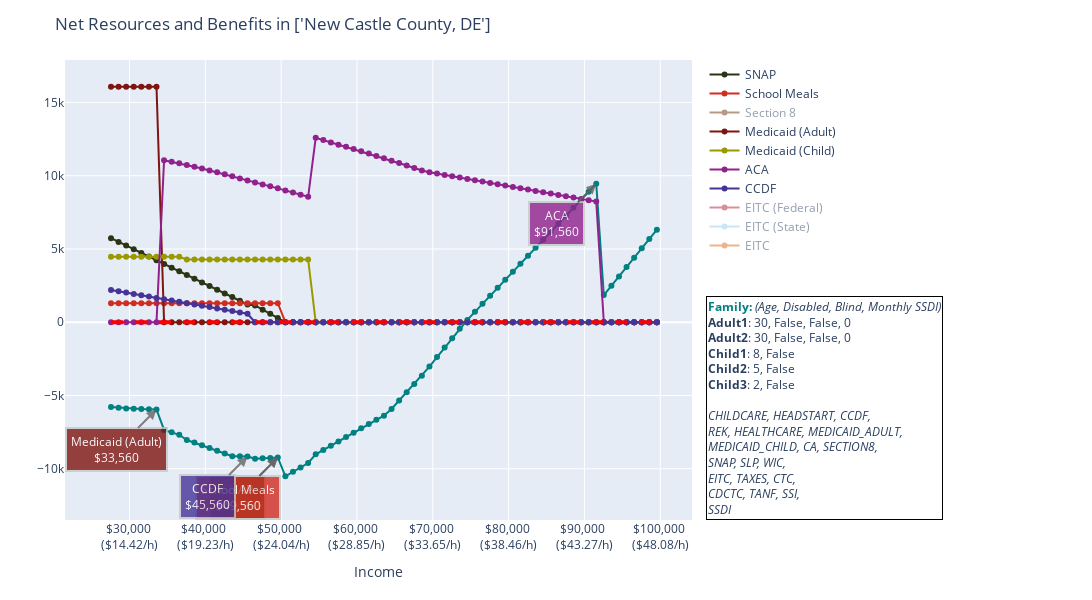

Notebook code for this chart:
### Code cell
def plot_single_profile(df, color, title=None, after_tax=False, plot_derivative=False, hide_benefits=False, legend_text=None): 
    """Plot a single profile along with its cliff-causing benefits programs"""

    x_var = 'income' if not after_tax else 'AfterTaxIncome' 

    ## Base Plot (NetResources)
    fig = px.line(df, x=x_var, y='NetResources', 
                color_discrete_sequence=[color], 
                title=title, 
                )
    fig.update_traces(mode='markers+lines')

    ## Derivative  
    x,y = df[x_var], df['NetResources']
    derivative = np.gradient(y,x)
    derivative_rel_minima = argrelextrema(derivative, np.less)[0]
    derivative_rel_minima = derivative_rel_minima[derivative_rel_minima > 0] # non-negative

    if plot_derivative: 
        derivative_scale = 10000
        fig.add_trace(go.Scatter(x=x,y=derivative * derivative_scale, 
                                 mode='markers+lines', line=dict(color="grey"), 
                                 name=f'1st Derivative (* {derivative_scale})'))

    ## Benefits Programs 
    df_benefits = utils.filter_benefits(df, include_eitc=True)
    for col in df_benefits.columns: 
        visibility = 'legendonly' if (hide_benefits or 'eitc' in col or 'section8' in col) else True # These shouldn't have cliffs 
        fig.add_trace(go.Scatter(x=df[x_var],y=df[col],
                                mode='markers+lines', 
                                line=dict(color=plotting.ben_display_map[col][1]),
                                name=plotting.ben_display_map[col][0], visible=visibility))

    ##  Find Cliff Points & Annotate 
    df_benefits = df_benefits[[col for col in df_benefits.columns if 'eitc' not in col]] # drop eitc 
    cliffs = utils.find_benefits_cliffs(df_benefits, derivative_rel_minima, mode='peak')

    # [{'benefit':k,'valley':v+1,'peak':v} for k,v in cliffs.items()]

    # Add annotation of the program which is lost 
    for ben_col, cliff_indices  in cliffs.items():
        for cliff_idx in cliff_indices: 
            income_level = x[cliff_idx]
            income_level_str = utils.format_int_dollars(income_level)
            resource_level = y[cliff_idx]     
            print(income_level)
            print(resource_level)
            
            fig.add_annotation(
                x=income_level,
                y=resource_level,
                xref="x",
                yref="y",
                text=f"{plotting.ben_display_map[ben_col][0]}<br>{income_level_str}",
                showarrow=True,
                font=dict(
                    # family="Courier New, monospace",
                    size=12,
                    color="#ffffff"
                    ),
                align="center",
                arrowhead=2,
                arrowsize=1,
                arrowwidth=2,
                arrowcolor="#636363",
                ax=-40,
                ay= 40,
                bordercolor="#c7c7c7",
                borderwidth=2,
                borderpad=4,
                bgcolor=plotting.ben_display_map[ben_col][1],
                opacity=0.8
                )

    ## --- Customizing Hover Text --- ## 


    ## -- Add baseline (break-even) -- ## 
    fig.add_shape(type="line",
                x0=df[x_var].min(),
                y0=0,
                x1=df[x_var].max(),
                y1=0,
                line=dict(color="red",width=4,dash="dash"),
                )

    ## --- Adding Legend(s) --- ## 
    if legend_text is not None: 
        fig.add_annotation(
            text=legend_text,
            align='left',
            showarrow=False,
            xref='paper',
            yref='paper',
            x=1.4,
            y=0,
            bordercolor='black',
            borderwidth=1
        )

    # Update layout to adjust the legend position
    fig.update_layout(
        xaxis=dict(title=x_var.title()),
        yaxis=dict(title=''),
        margin=dict(l=60, r=400, t=60, b=80), # margins for annotation
        height=600,
        width=1200

    )
    
    ## --- Customize Axis --- ## 
    fig.update_xaxes(labelalias={f"{n}k":f"${n},000 <br>(${(n * 1000) / (52 * 40):.2f}/h)" for n in range(30, 110, 10)})
    # fig.update_yaxes(labelalias={f"{n}k":f"${n},000" for n in range(-15, 25, 5)})


    ## --- Show Plot --- ## 

    fig.show()

    # for cliff in cliffs: 
    #     print(cliff)

plot_single_profile(df, 
                    color=color, 
                    after_tax=after_tax, 
                    title=title,
                    legend_text=legend_text)

### Figure 1 — Plotly figure (JSON) as saved in the notebook; plotly's stock layout.template omitted (floating-point values rounded to 4 significant figures)
{"data": [{"hovertemplate": "income=%{x}<br>NetResources=%{y}<extra></extra>", "legendgroup": "", "line": {"color": "#008080", "dash": "solid"}, "marker": {"symbol": "circle"}, "mode": "markers+lines", "name": "", "orientation": "v", "showlegend": false, "type": "scatter", "x": [27560, 28560, 29560, 30560, 31560, 32560, 33560, 34560, 35560, 36560, 37560, 38560, 39560, 40560, 41560, 42560, 43560, 44560, 45560, 46560, 47560, 48560, 49560, 50560, 51560, 52560, 53560, 54560, 55560, 56560, 57560, 58560, 59560, 60560, 61560, 62560, 63560, 64560, 65560, 66560, 67560, 68560, 69560, 70560, 71560, 72560, 73560, 74560, 75560, 76560, 77560, 78560, 79560, 80560, 81560, 82560, 83560, 84560, 85560, 86560, 87560, 88560, 89560, 90560, 91560, 92560, 93560, 94560, 95560, 96560, 97560, 98560, 99560], "xaxis": "x", "y": [-5788.0, -5832.0, -5882.0, -5911.0, -5921.0, -5932.0, -5950.0, -7348.0, -7513.0, -7680.0, -8034.0, -8211.0, -8391.0, -8575.0, -8764.0, -8956.0, -9139.0, -9146.0, -9158.0, -9317, -9285, -9256, -9230, -10510.0, -10210.0, -9905.0, -9605.0, -9009.0, -8715.0, -8424.0, -8133.0, -7834.0, -7536.0, -7241.0, -6949.0, -6659.0, -6374.0, -5921.0, -5348.0, -4779.0, -4210.0, -3646.0, -3024.0, -2378.0, -1731.0, -1085.0, -439.4, 160.6, 707.6, 1254.0, 1801.0, 2346.0, 2893.0, 3439.0, 3986.0, 4532.0, 5078.0, 5624.0, 6171.0, 6717.0, 7264.0, 7809.0, 8356.0, 8902.0, 9449.0, 1855.0, 2493.0, 3130.0, 3768.0, 4405.0, 5043.0, 5680.0, 6318.0], "yaxis": "y"}, {"line": {"color": "#2B3514"}, "mode": "markers+lines", "name": "SNAP", "type": "scatter", "visible": true, "x": [27560, 28560, 29560, 30560, 31560, 32560, 33560, 34560, 35560, 36560, 37560, 38560, 39560, 40560, 41560, 42560, 43560, 44560, 45560, 46560, 47560, 48560, 49560, 50560, 51560, 52560, 53560, 54560, 55560, 56560, 57560, 58560, 59560, 60560, 61560, 62560, 63560, 64560, 65560, 66560, 67560, 68560, 69560, 70560, 71560, 72560, 73560, 74560, 75560, 76560, 77560, 78560, 79560, 80560, 81560, 82560, 83560, 84560, 85560, 86560, 87560, 88560, 89560, 90560, 91560, 92560, 93560, 94560, 95560, 96560, 97560, 98560, 99560], "y": [5734, 5483, 5231, 4980, 4729, 4478, 4226, 3975, 3724, 3473, 3221, 2970, 2719, 2468, 2216, 1965, 1714, 1463, 1212, 1145, 860, 575, 290, 0, 0, 0, 0, 0, 0, 0, 0, 0, 0, 0, 0, 0, 0, 0, 0, 0, 0, 0, 0, 0, 0, 0, 0, 0, 0, 0, 0, 0, 0, 0, 0, 0, 0, 0, 0, 0, 0, 0, 0, 0, 0, 0, 0, 0, 0, 0, 0, 0, 0]}, {"line": {"color": "#D32B1E"}, "mode": "markers+lines", "name": "School Meals", "type": "scatter", "visible": true, "x": [27560, 28560, 29560, 30560, 31560, 32560, 33560, 34560, 35560, 36560, 37560, 38560, 39560, 40560, 41560, 42560, 43560, 44560, 45560, 46560, 47560, 48560, 49560, 50560, 51560, 52560, 53560, 54560, 55560, 56560, 57560, 58560, 59560, 60560, 61560, 62560, 63560, 64560, 65560, 66560, 67560, 68560, 69560, 70560, 71560, 72560, 73560, 74560, 75560, 76560, 77560, 78560, 79560, 80560, 81560, 82560, 83560, 84560, 85560, 86560, 87560, 88560, 89560, 90560, 91560, 92560, 93560, 94560, 95560, 96560, 97560, 98560, 99560], "y": [1301.0, 1301.0, 1301.0, 1301.0, 1301.0, 1301.0, 1301.0, 1301.0, 1301.0, 1301.0, 1301.0, 1301.0, 1301.0, 1301.0, 1301.0, 1301.0, 1301.0, 1301.0, 1301.0, 1301.0, 1301.0, 1301.0, 1301.0, 0, 0, 0, 0, 0, 0, 0, 0, 0, 0, 0, 0, 0, 0, 0, 0, 0, 0, 0, 0, 0, 0, 0, 0, 0, 0, 0, 0, 0, 0, 0, 0, 0, 0, 0, 0, 0, 0, 0, 0, 0, 0, 0, 0, 0, 0, 0, 0, 0, 0]}, {"line": {"color": "#6F340D"}, "mode": "markers+lines", "name": "Section 8", "type": "scatter", "visible": "legendonly", "x": [27560, 28560, 29560, 30560, 31560, 32560, 33560, 34560, 35560, 36560, 37560, 38560, 39560, 40560, 41560, 42560, 43560, 44560, 45560, 46560, 47560, 48560, 49560, 50560, 51560, 52560, 53560, 54560, 55560, 56560, 57560, 58560, 59560, 60560, 61560, 62560, 63560, 64560, 65560, 66560, 67560, 68560, 69560, 70560, 71560, 72560, 73560, 74560, 75560, 76560, 77560, 78560, 79560, 80560, 81560, 82560, 83560, 84560, 85560, 86560, 87560, 88560, 89560, 90560, 91560, 92560, 93560, 94560, 95560, 96560, 97560, 98560, 99560], "y": [10260, 9987, 9714, 9441, 9168, 8895, 8622, 8349, 8076, 7803, 7530, 7257, 6984, 6711, 6438, 6165, 5892, 5619, 5346, 5221, 4921, 4621, 4321, 4021, 3721, 3421, 3121, 2821, 2521, 2221, 1921, 1621, 1321, 1021, 721, 421, 121, 0, 0, 0, 0, 0, 0, 0, 0, 0, 0, 0, 0, 0, 0, 0, 0, 0, 0, 0, 0, 0, 0, 0, 0, 0, 0, 0, 0, 0, 0, 0, 0, 0, 0, 0, 0]}, {"line": {"color": "#7E1510"}, "mode": "markers+lines", "name": "Medicaid (Adult)", "type": "scatter", "visible": true, "x": [27560, 28560, 29560, 30560, 31560, 32560, 33560, 34560, 35560, 36560, 37560, 38560, 39560, 40560, 41560, 42560, 43560, 44560, 45560, 46560, 47560, 48560, 49560, 50560, 51560, 52560, 53560, 54560, 55560, 56560, 57560, 58560, 59560, 60560, 61560, 62560, 63560, 64560, 65560, 66560, 67560, 68560, 69560, 70560, 71560, 72560, 73560, 74560, 75560, 76560, 77560, 78560, 79560, 80560, 81560, 82560, 83560, 84560, 85560, 86560, 87560, 88560, 89560, 90560, 91560, 92560, 93560, 94560, 95560, 96560, 97560, 98560, 99560], "y": [16070, 16070, 16070, 16070, 16070, 16070, 16070, 0, 0, 0, 0, 0, 0, 0, 0, 0, 0, 0, 0, 0, 0, 0, 0, 0, 0, 0, 0, 0, 0, 0, 0, 0, 0, 0, 0, 0, 0, 0, 0, 0, 0, 0, 0, 0, 0, 0, 0, 0, 0, 0, 0, 0, 0, 0, 0, 0, 0, 0, 0, 0, 0, 0, 0, 0, 0, 0, 0, 0, 0, 0, 0, 0, 0]}, {"line": {"color": "#9a9a00"}, "mode": "markers+lines", "name": "Medicaid (Child)", "type": "scatter", "visible": true, "x": [27560, 28560, 29560, 30560, 31560, 32560, 33560, 34560, 35560, 36560, 37560, 38560, 39560, 40560, 41560, 42560, 43560, 44560, 45560, 46560, 47560, 48560, 49560, 50560, 51560, 52560, 53560, 54560, 55560, 56560, 57560, 58560, 59560, 60560, 61560, 62560, 63560, 64560, 65560, 66560, 67560, 68560, 69560, 70560, 71560, 72560, 73560, 74560, 75560, 76560, 77560, 78560, 79560, 80560, 81560, 82560, 83560, 84560, 85560, 86560, 87560, 88560, 89560, 90560, 91560, 92560, 93560, 94560, 95560, 96560, 97560, 98560, 99560], "y": [4463, 4463, 4463, 4463, 4463, 4463, 4463, 4463, 4463, 4463, 4283, 4283, 4283, 4283, 4283, 4283, 4283, 4283, 4283, 4283, 4283, 4283, 4283, 4283, 4283, 4283, 4283, 0, 0, 0, 0, 0, 0, 0, 0, 0, 0, 0, 0, 0, 0, 0, 0, 0, 0, 0, 0, 0, 0, 0, 0, 0, 0, 0, 0, 0, 0, 0, 0, 0, 0, 0, 0, 0, 0, 0, 0, 0, 0, 0, 0, 0, 0]}, {"line": {"color": "#91218C"}, "mode": "markers+lines", "name": "ACA", "type": "scatter", "visible": true, "x": [27560, 28560, 29560, 30560, 31560, 32560, 33560, 34560, 35560, 36560, 37560, 38560, 39560, 40560, 41560, 42560, 43560, 44560, 45560, 46560, 47560, 48560, 49560, 50560, 51560, 52560, 53560, 54560, 55560, 56560, 57560, 58560, 59560, 60560, 61560, 62560, 63560, 64560, 65560, 66560, 67560, 68560, 69560, 70560, 71560, 72560, 73560, 74560, 75560, 76560, 77560, 78560, 79560, 80560, 81560, 82560, 83560, 84560, 85560, 86560, 87560, 88560, 89560, 90560, 91560, 92560, 93560, 94560, 95560, 96560, 97560, 98560, 99560], "y": [0, 0, 0, 0, 0, 0, 0, 11061, 10954, 10843, 10728, 10609, 10487, 10360, 10230, 10096, 9958, 9817, 9671, 9538, 9407, 9273, 9136, 8996, 8854, 8708, 8560, 12585, 12431, 12274, 12117, 11968, 11818, 11665, 11509, 11351, 11191, 11028, 10863, 10695, 10526, 10353, 10237, 10146, 10055, 9964, 9872, 9781, 9690, 9599, 9508, 9416, 9325, 9234, 9143, 9052, 8960, 8869, 8778, 8687, 8596, 8504, 8413, 8322, 8231, 0, 0, 0, 0, 0, 0, 0, 0]}, {"line": {"color": "#463397"}, "mode": "markers+lines", "name": "CCDF", "type": "scatter", "visible": true, "x": [27560, 28560, 29560, 30560, 31560, 32560, 33560, 34560, 35560, 36560, 37560, 38560, 39560, 40560, 41560, 42560, 43560, 44560, 45560, 46560, 47560, 48560, 49560, 50560, 51560, 52560, 53560, 54560, 55560, 56560, 57560, 58560, 59560, 60560, 61560, 62560, 63560, 64560, 65560, 66560, 67560, 68560, 69560, 70560, 71560, 72560, 73560, 74560, 75560, 76560, 77560, 78560, 79560, 80560, 81560, 82560, 83560, 84560, 85560, 86560, 87560, 88560, 89560, 90560, 91560, 92560, 93560, 94560, 95560, 96560, 97560, 98560, 99560], "y": [2202.0, 2112.0, 2022.0, 1932.0, 1842.0, 1752.0, 1662.0, 1572.0, 1482.0, 1392.0, 1302.0, 1212.0, 1122.0, 1032.0, 941.6, 851.6, 761.6, 671.6, 581.6, 0, 0, 0, 0, 0, 0, 0, 0, 0, 0, 0, 0, 0, 0, 0, 0, 0, 0, 0, 0, 0, 0, 0, 0, 0, 0, 0, 0, 0, 0, 0, 0, 0, 0, 0, 0, 0, 0, 0, 0, 0, 0, 0, 0, 0, 0, 0, 0, 0, 0, 0, 0, 0, 0]}, {"line": {"color": "#BA1C30"}, "mode": "markers+lines", "name": "EITC (Federal)", "type": "scatter", "visible": "legendonly", "x": [27560, 28560, 29560, 30560, 31560, 32560, 33560, 34560, 35560, 36560, 37560, 38560, 39560, 40560, 41560, 42560, 43560, 44560, 45560, 46560, 47560, 48560, 49560, 50560, 51560, 52560, 53560, 54560, 55560, 56560, 57560, 58560, 59560, 60560, 61560, 62560, 63560, 64560, 65560, 66560, 67560, 68560, 69560, 70560, 71560, 72560, 73560, 74560, 75560, 76560, 77560, 78560, 79560, 80560, 81560, 82560, 83560, 84560, 85560, 86560, 87560, 88560, 89560, 90560, 91560, 92560, 93560, 94560, 95560, 96560, 97560, 98560, 99560], "y": [2546, 2386, 2226, 2066, 1907, 1747, 1587, 1427, 1267, 1108, 948, 788, 628, 469, 309, 149, 0, 0, 0, 0, 0, 0, 0, 0, 0, 0, 0, 0, 0, 0, 0, 0, 0, 0, 0, 0, 0, 0, 0, 0, 0, 0, 0, 0, 0, 0, 0, 0, 0, 0, 0, 0, 0, 0, 0, 0, 0, 0, 0, 0, 0, 0, 0, 0, 0, 0, 0, 0, 0, 0, 0, 0, 0]}, {"line": {"color": "#96CDE6"}, "mode": "markers+lines", "name": "EITC (State)", "type": "scatter", "visible": "legendonly", "x": [27560, 28560, 29560, 30560, 31560, 32560, 33560, 34560, 35560, 36560, 37560, 38560, 39560, 40560, 41560, 42560, 43560, 44560, 45560, 46560, 47560, 48560, 49560, 50560, 51560, 52560, 53560, 54560, 55560, 56560, 57560, 58560, 59560, 60560, 61560, 62560, 63560, 64560, 65560, 66560, 67560, 68560, 69560, 70560, 71560, 72560, 73560, 74560, 75560, 76560, 77560, 78560, 79560, 80560, 81560, 82560, 83560, 84560, 85560, 86560, 87560, 88560, 89560, 90560, 91560, 92560, 93560, 94560, 95560, 96560, 97560, 98560, 99560], "y": [509, 477, 445, 413, 381, 349, 317, 285, 253, 222, 190, 158, 126, 94, 62, 30, 0, 0, 0, 0, 0, 0, 0, 0, 0, 0, 0, 0, 0, 0, 0, 0, 0, 0, 0, 0, 0, 0, 0, 0, 0, 0, 0, 0, 0, 0, 0, 0, 0, 0, 0, 0, 0, 0, 0, 0, 0, 0, 0, 0, 0, 0, 0, 0, 0, 0, 0, 0, 0, 0, 0, 0, 0]}, {"line": {"color": "#DB6917"}, "mode": "markers+lines", "name": "EITC", "type": "scatter", "visible": "legendonly", "x": [27560, 28560, 29560, 30560, 31560, 32560, 33560, 34560, 35560, 36560, 37560, 38560, 39560, 40560, 41560, 42560, 43560, 44560, 45560, 46560, 47560, 48560, 49560, 50560, 51560, 52560, 53560, 54560, 55560, 56560, 57560, 58560, 59560, 60560, 61560, 62560, 63560, 64560, 65560, 66560, 67560, 68560, 69560, 70560, 71560, 72560, 73560, 74560, 75560, 76560, 77560, 78560, 79560, 80560, 81560, 82560, 83560, 84560, 85560, 86560, 87560, 88560, 89560, 90560, 91560, 92560, 93560, 94560, 95560, 96560, 97560, 98560, 99560], "y": [3055, 2863, 2671, 2479, 2288, 2096, 1904, 1712, 1520, 1330, 1138, 946, 754, 563, 371, 179, 0, 0, 0, 0, 0, 0, 0, 0, 0, 0, 0, 0, 0, 0, 0, 0, 0, 0, 0, 0, 0, 0, 0, 0, 0, 0, 0, 0, 0, 0, 0, 0, 0, 0, 0, 0, 0, 0, 0, 0, 0, 0, 0, 0, 0, 0, 0, 0, 0, 0, 0, 0, 0, 0, 0, 0, 0]}], "layout": {"annotations": [{"align": "center", "arrowcolor": "#636363", "arrowhead": 2, "arrowsize": 1, "arrowwidth": 2, "ax": -40, "ay": 40, "bgcolor": "#2B3514", "bordercolor": "#c7c7c7", "borderpad": 4, "borderwidth": 2, "font": {"color": "#ffffff", "size": 12}, "opacity": 0.8, "showarrow": true, "text": "SNAP<br>$49,560", "x": 49560, "xref": "x", "y": -9230, "yref": "y"}, {"align": "center", "arrowcolor": "#636363", "arrowhead": 2, "arrowsize": 1, "arrowwidth": 2, "ax": -40, "ay": 40, "bgcolor": "#D32B1E", "bordercolor": "#c7c7c7", "borderpad": 4, "borderwidth": 2, "font": {"color": "#ffffff", "size": 12}, "opacity": 0.8, "showarrow": true, "text": "School Meals<br>$49,560", "x": 49560, "xref": "x", "y": -9230, "yref": "y"}, {"align": "center", "arrowcolor": "#636363", "arrowhead": 2, "arrowsize": 1, "arrowwidth": 2, "ax": -40, "ay": 40, "bgcolor": "#7E1510", "bordercolor": "#c7c7c7", "borderpad": 4, "borderwidth": 2, "font": {"color": "#ffffff", "size": 12}, "opacity": 0.8, "showarrow": true, "text": "Medicaid (Adult)<br>$33,560", "x": 33560, "xref": "x", "y": -5950.0, "yref": "y"}, {"align": "center", "arrowcolor": "#636363", "arrowhead": 2, "arrowsize": 1, "arrowwidth": 2, "ax": -40, "ay": 40, "bgcolor": "#91218C", "bordercolor": "#c7c7c7", "borderpad": 4, "borderwidth": 2, "font": {"color": "#ffffff", "size": 12}, "opacity": 0.8, "showarrow": true, "text": "ACA<br>$91,560", "x": 91560, "xref": "x", "y": 9449.0, "yref": "y"}, {"align": "center", "arrowcolor": "#636363", "arrowhead": 2, "arrowsize": 1, "arrowwidth": 2, "ax": -40, "ay": 40, "bgcolor": "#463397", "bordercolor": "#c7c7c7", "borderpad": 4, "borderwidth": 2, "font": {"color": "#ffffff", "size": 12}, "opacity": 0.8, "showarrow": true, "text": "CCDF<br>$45,560", "x": 45560, "xref": "x", "y": -9158.0, "yref": "y"}, {"align": "left", "bordercolor": "black", "borderwidth": 1, "showarrow": false, "text": "<span style='color:#008080;'><b>Family:</b></span> <i>(Age, Disabled, Blind, Monthly SSDI)<br></i><b>Adult1</b>: 30, False, False, 0<br><b>Adult2</b>: 30, False, False, 0<br><b>Child1</b>: 8, False<br><b>Child2</b>: 5, False<br><b>Child3</b>: 2, False<br><i><br>CHILDCARE, HEADSTART, CCDF, <br>REK, HEALTHCARE, MEDICAID_ADULT, <br>MEDICAID_CHILD, CA, SECTION8, <br>SNAP, SLP, WIC, <br>EITC, TAXES, CTC, <br>CDCTC, TANF, SSI, <br>SSDI</i>", "x": 1.4, "xref": "paper", "y": 0, "yref": "paper"}], "height": 600, "legend": {"tracegroupgap": 0}, "margin": {"b": 80, "l": 60, "r": 400, "t": 60}, "shapes": [{"line": {"color": "red", "dash": "dash", "width": 4}, "type": "line", "x0": 27560, "x1": 99560, "y0": 0, "y1": 0}], "title": {"text": "Net Resources and Benefits in ['New Castle County, DE']"}, "width": 1200, "xaxis": {"anchor": "y", "domain": [0, 1], "labelalias": {"100k": "$100,000 <br>($48.08/h)", "30k": "$30,000 <br>($14.42/h)", "40k": "$40,000 <br>($19.23/h)", "50k": "$50,000 <br>($24.04/h)", "60k": "$60,000 <br>($28.85/h)", "70k": "$70,000 <br>($33.65/h)", "80k": "$80,000 <br>($38.46/h)", "90k": "$90,000 <br>($43.27/h)"}, "title": {"text": "Income"}}, "yaxis": {"anchor": "x", "domain": [0, 1], "title": {"text": ""}}}}
